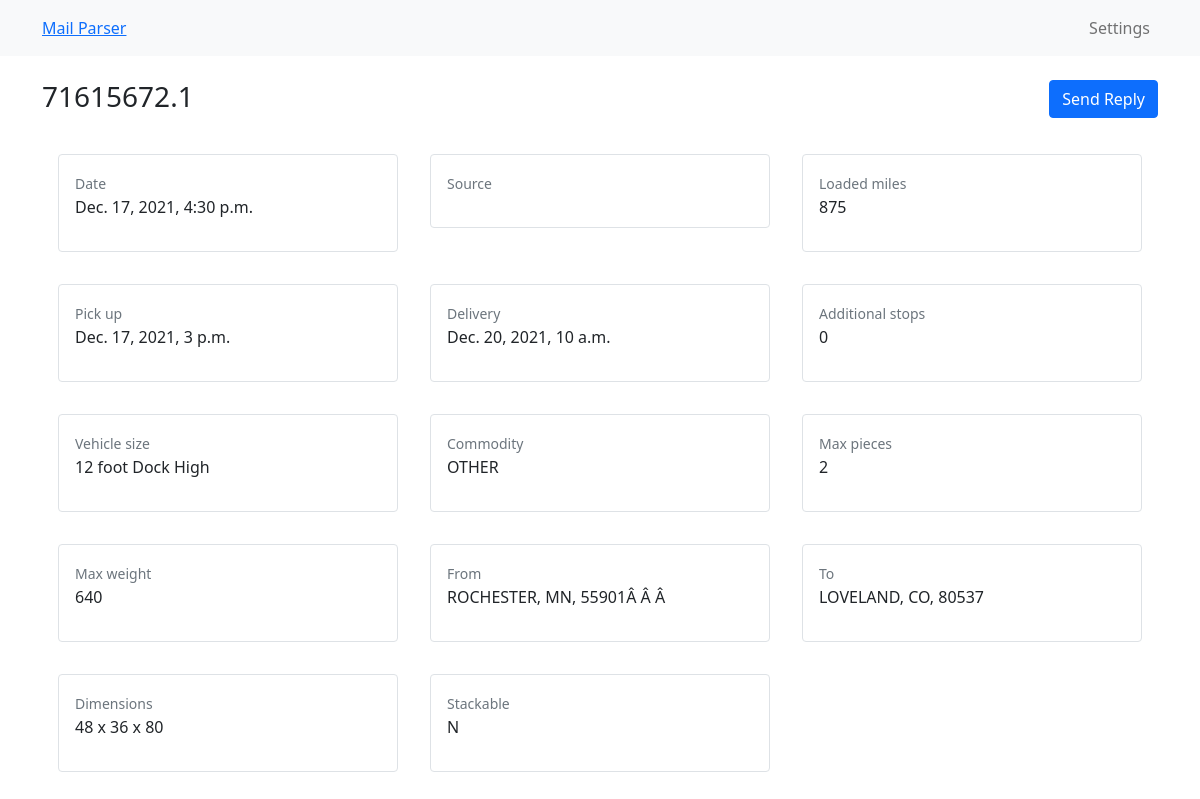
/mail/2/, run on the app's committed database.
### mails/models.py (models this page shows)
class Mail(models.Model):
	date = models.DateTimeField()
	source_email = models.CharField(max_length=250,default="None")
	pro_number = models.CharField(max_length=100)
	loaded_miles = models.IntegerField()
	pickup = models.DateTimeField()
	delivery = models.DateTimeField()
	no_of_additional_stops = models.IntegerField()
	vehicle_size = models.CharField(max_length=100)
	commodity = models.CharField(max_length=100)
	max_pieces = models.IntegerField()
	max_weight = models.IntegerField()
	from_address = models.CharField(max_length=250,default="None")
	to_address = models.CharField(max_length=250,default="None")
	dimensions = models.CharField(max_length=20)
	stackable = models.CharField(max_length=20)

### mails/views.py (the view)
# urls.py: path('mail/<int:mail_id>/',views.mail_detail,name="mail_detail"),
def mail_detail(request,mail_id):
	mail = Mail.objects.get(id=mail_id)
	context = {
		"mail":mail
	}
	return render(request,"mail.html",context)

### mails/templates/mail.html (shortened to what this page needs)
<!DOCTYPE html>
<html lang="en">
<head>
	<link href="https://cdn.jsdelivr.net/npm/bootstrap@5.0.2/dist/css/bootstrap.min.css" rel="stylesheet">
</head>
<body>
	<nav class="navbar navbar-expand-lg navbar-light bg-light">
	  <div class="container container-fluid">
		<a class="navbar-hrand" href="#">Mail Parser</a>
		<div class="d-flex justify-content-end collapse navbar-collapse" id="navbarNav">
		  <ul class="navbar-nav">
			<li class="nav-item">
			  <a class="nav-link" href="#">Settings</a>
			</li>
		  </ul>
		</div>
	  </div>
	</nav>
	<div class="mt-4 container">
		<div class="d-flex justify-content-between">
			<h3>{{mail.pro_number}}</h3>
			<div class="">
				<button class="btn btn-primary">Send Reply</button>
			</div>
		</div>
		<div class="mt-3 d-flex flex-wrap">
			<div class="p-3 col-4">
				<div class="p-3 rounded d-flex flex-column border">
					<label for="" class="text-muted"><small>Date</small></label>
					<p>{{mail.date}}</p>
				</div>
			</div>
			<div class="p-3 col-4">
				<div class="p-3 rounded d-flex flex-column border">
					<label for="" class="text-muted"><small>Source</small></label>
				</div>
			</div>
			<div class="p-3 col-4">
				<div class="p-3 rounded d-flex flex-column border">
					<label for="" class="text-muted"><small>Loaded miles</small></label>
					<p>{{mail.loaded_miles}}</p>
				</div>
			</div>
			<div class="p-3 col-4">
				<div class="p-3 rounded d-flex flex-column border">
					<label for="" class="text-muted"><small>Pick up</small></label>
					<p>{{mail.pickup}}</p>
				</div>
			</div>
			<div class="p-3 col-4">
				<div class="p-3 rounded d-flex flex-column border">
					<label for="" class="text-muted"><small>Delivery</small></label>
					<p>{{mail.delivery}}</p>
				</div>
			</div>
			<div class="p-3 col-4">
				<div class="p-3 rounded d-flex flex-column border">
					<label for="" class="text-muted"><small>Additional stops</small></label>
					<p>{{mail.no_of_additional_stops}}</p>
				</div>
			</div>
			<div class="p-3 col-4">
				<div class="p-3 rounded d-flex flex-column border">
					<label for="" class="text-muted"><small>Vehicle size</small></label>
					<p>{{mail.vehicle_size}}</p>
				</div>
			</div>
			<div class="p-3 col-4">
				<div class="p-3 rounded d-flex flex-column border">
					<label for="" class="text-muted"><small>Commodity</small></label>
					<p>{{mail.commodity}}</p>
				</div>
			</div>
			<div class="p-3 col-4">
				<div class="p-3 rounded d-flex flex-column border">
					<label for="" class="text-muted"><small>Max pieces</small></label>
					<p>{{mail.max_pieces}}</p>
				</div>
			</div>
			<div class="p-3 col-4">
				<div class="p-3 rounded d-flex flex-column border">
					<label for="" class="text-muted"><small>Max weight</small></label>
					<p>{{mail.max_weight}}</p>
				</div>
			</div>
			<div class="p-3 col-4">
				<div class="p-3 rounded d-flex flex-column border">
					<label for="" class="text-muted"><small>From</small></label>
					<p>{{mail.from_address}}</p>
				</div>
			</div>
			<div class="p-3 col-4">
				<div class="p-3 rounded d-flex flex-column border">
					<label for="" class="text-muted"><small>To</small></label>
					<p>{{mail.to_address}}</p>
				</div>
			</div>
			<div class="p-3 col-4">
				<div class="p-3 rounded d-flex flex-column border">
					<label for="" class="text-muted"><small>Dimensions</small></label>
					<p>{{mail.dimensions}}</p>
				</div>
			</div>
			<div class="p-3 col-4">
				<div class="p-3 rounded d-flex flex-column border">
					<label for="" class="text-muted"><small>Stackable</small></label>
					<p>{{mail.stackable}}</p>
				</div>
			</div>
		</div>
	</div>
</body>
</html>

### data on the page
Mail: pro_number "71615672.1", date "Dec. 17, 2021, 4:30 p.m.", loaded_miles "875", pickup "Dec. 17, 2021, 3 p.m.", delivery "Dec. 20, 2021, 10 a.m.", no_of_additional_stops "0", vehicle_size "12 foot Dock High", commodity "OTHER", max_pieces "2", max_weight "640", from_address "ROCHESTER, MN, 55901Â Â Â", to_address "LOVELAND, CO, 80537", dimensions "48 x 36 x 80", stackable "N"
